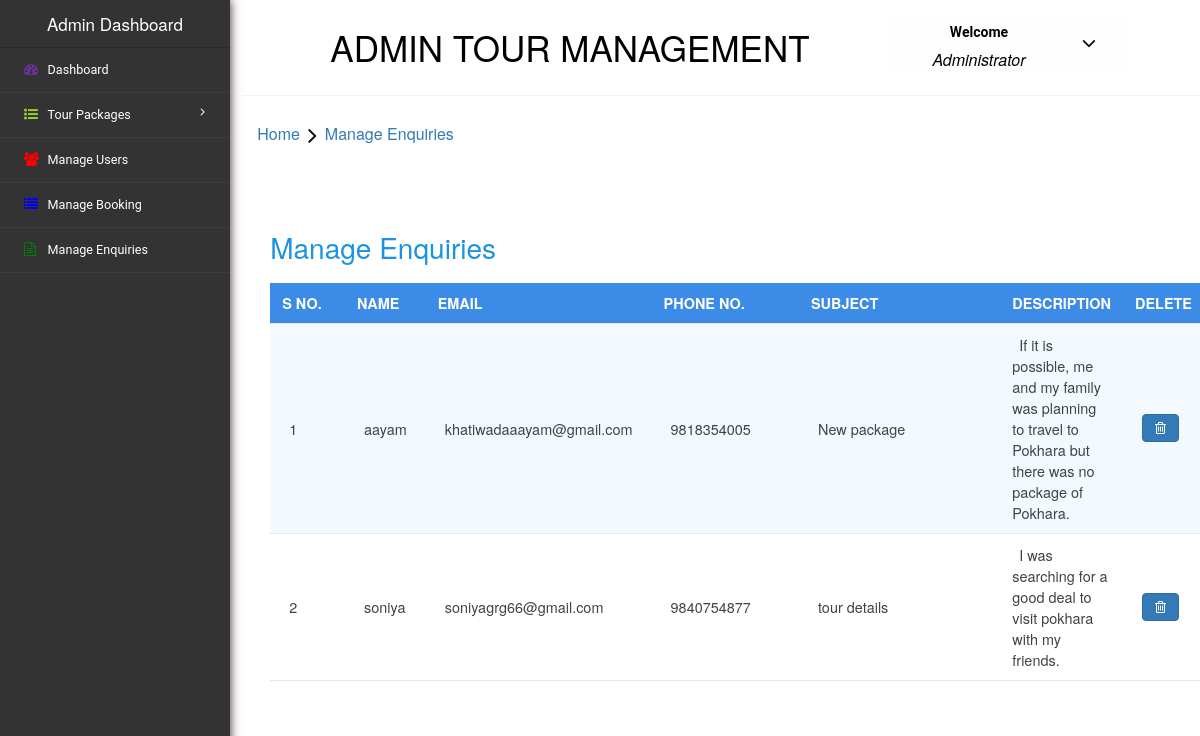
Page /code/manageEnquiry.php on the committed database.
### tables this page shows
CREATE TABLE `enquiry` (
  `S no.` int(11) NOT NULL,
  `name` varchar(25) NOT NULL,
  `email` varchar(25) NOT NULL,
  `phoneno` varchar(25) NOT NULL,
  `subject` varchar(25) NOT NULL,
  `description` text NOT NULL
);

### code/manageEnquiry.php (the view, shortened to what this page needs)
<?php
    include("connection.php");
    $query="SELECT * FROM enquiry";
    $result=mysqli_query($con,$query);
?>
<html style="overflow: hidden;">
<head>
  <link rel="stylesheet" href="manageEnquiry.css">
  <link rel="stylesheet" href="https://maxcdn.bootstrapcdn.com/bootstrap/3.4.0/css/bootstrap.min.css">
  <link rel="stylesheet" href="https://cdnjs.cloudflare.com/ajax/libs/font-awesome/4.7.0/css/font-awesome.min.css">
</head>
<body>
  <div class="page-container" style="background-color: rgb(255, 255, 255);">
    <div class="left-content">
      <div class="mother-grid-inner">
        <div class="header-main" style="background-color: rgb(255, 255, 255);">
          <div class="logo-w3-agile" style="background-color: rgb(255, 255, 255);">
            <h1><a style="text-decoration: none; color: black;">Admin Tour Management</a></h1>
          </div>
          <div class="profile_details w3l" style="background-color: rgb(255, 254, 254);">
            <ul>
              <li class="dropdown profile_details_drop">
                <a class="dropdown-toggle" data-toggle="dropdown" aria-expanded="false">
                  <div class="profile_img">
                    <div class="user-name">
                      <p style="color: black;">Welcome</p>
                      <span style="color: black;">Administrator</span>
                    </div>
                    <i class="fa fa-angle-down" aria-hidden="true"></i>
                    <div class="clearfix"></div>
                  </div>
                </a>
              </li>
            </ul>
          </div>
        </div>
      <ol class="breadcrumb">
        <li class="breadcrumb-item"><a href="dashboard.php">Home</a><i class="fa fa-angle-right"></i>Manage Enquiries</li>
      </ol>
      <div class="agile-grids">
        <div class="agile-tables">
          <div class="w3l-table-info">
            <h2>Manage Enquiries</h2>
            <table id="table">
              <thead>
                <tr>
                  <th>S no.</th>
                  <th>Name</th>
                  <th>Email</th>
                  <th>Phone No.</th>
                  <th>Subject </th>
                  <th>Description </th>
                  <th>Delete </th>
                </tr>
              </thead>
              <tbody>
              <?php
						  while($rows = mysqli_fetch_array($result)){?>
                <tr>
                  <td width="120" data-th="S no."><span class="bt-content"><?php echo $rows[0];?></span></td>
                  <td width="50" data-th="Name"><span class="bt-content"><?php echo $rows[1];?></span></td>
                  <td width="50" data-th="Email"><span class="bt-content"><?php echo $rows[2];?></span></td>
                  <td width="200" data-th="Phone No."><span class="bt-content"><?php echo $rows[3];?></span></td>
                  <td width="400" data-th="Subject"><span class="bt-content"><?php echo $rows[4];?></span></td>
                  <td width="50" data-th="Description"><span class="bt-content"><?php echo $rows[5];?></span></td>
                  <td data-th="Edit/delete"><span class="bt-content"><a href="delete.php?data=enquiry&number=<?php echo $rows[0];?>"><button class="btn-primary btn"><i class="fa fa-trash-o"></i></button></a></span></td>
                </tr>
                <?php
              				}
              		?>
              </tbody>
            </table>
          </div>
        </div>
      </div>
    </div>
      <div class="sidebar-menu" style="background-color: rgb(51, 51, 51);">
        <header class="logo1" style="background-color: rgb(51, 51, 51);">
          <a class="sidebar-icon" style="background-color: rgb(51, 51, 51); color: white; border: rgb(51, 51, 51); font-size: 17px; text-decoration: none;">Admin Dashboard </a>
        </header>
              <div class="menu">
                <ul id="menu">
                  <li><a href="dashboard.php"><i class="fa fa-tachometer" style="color: rebeccapurple;"></i> <span>Dashboard</span><div class="clearfix"></div></a></li>
                 <li id="menu-academico" ><a href="#"><i class="fa fa-list-ul" aria-hidden="true" style="color: yellowgreen;"></i><span> Tour Packages</span> <span class="fa fa-angle-right" style="float: right"></span><div class="clearfix"></div></a>
                  </li>
                <li id="menu-academico" ><a href="manageUser.php"><i class="fa fa-users" style="color: red;" aria-hidden="true"></i><span>Manage Users</span><div class="clearfix"></div></a></li>
                <li><a href="manageBooking.php"><i class="fa fa-list" style="color: blue;" aria-hidden="true"></i>  <span>Manage Booking</span><div class="clearfix"></div></a></li>
                <li><a href="manageEnquiry.php"><i class="fa fa-file-text-o" style="color: green;" aria-hidden="true"></i>  <span>Manage Enquiries</span><div class="clearfix"></div></a></li>
                </ul>
              </div>
              </div>
            </div>
</body>
</html>

### rows in the picture
enquiry: value "1", name "aayam", email "khatiwadaaayam@gmail.com", phoneno "9818354005", subject "New package", description "If it is possible, me and my family was planning to travel to Pokhara but there was no package of Pokhara."
enquiry: value "2", name "soniya", email "soniyagrg66@gmail.com", phoneno "9840754877", subject "tour details", description "I was searching for a good deal to visit pokhara with my friends."
